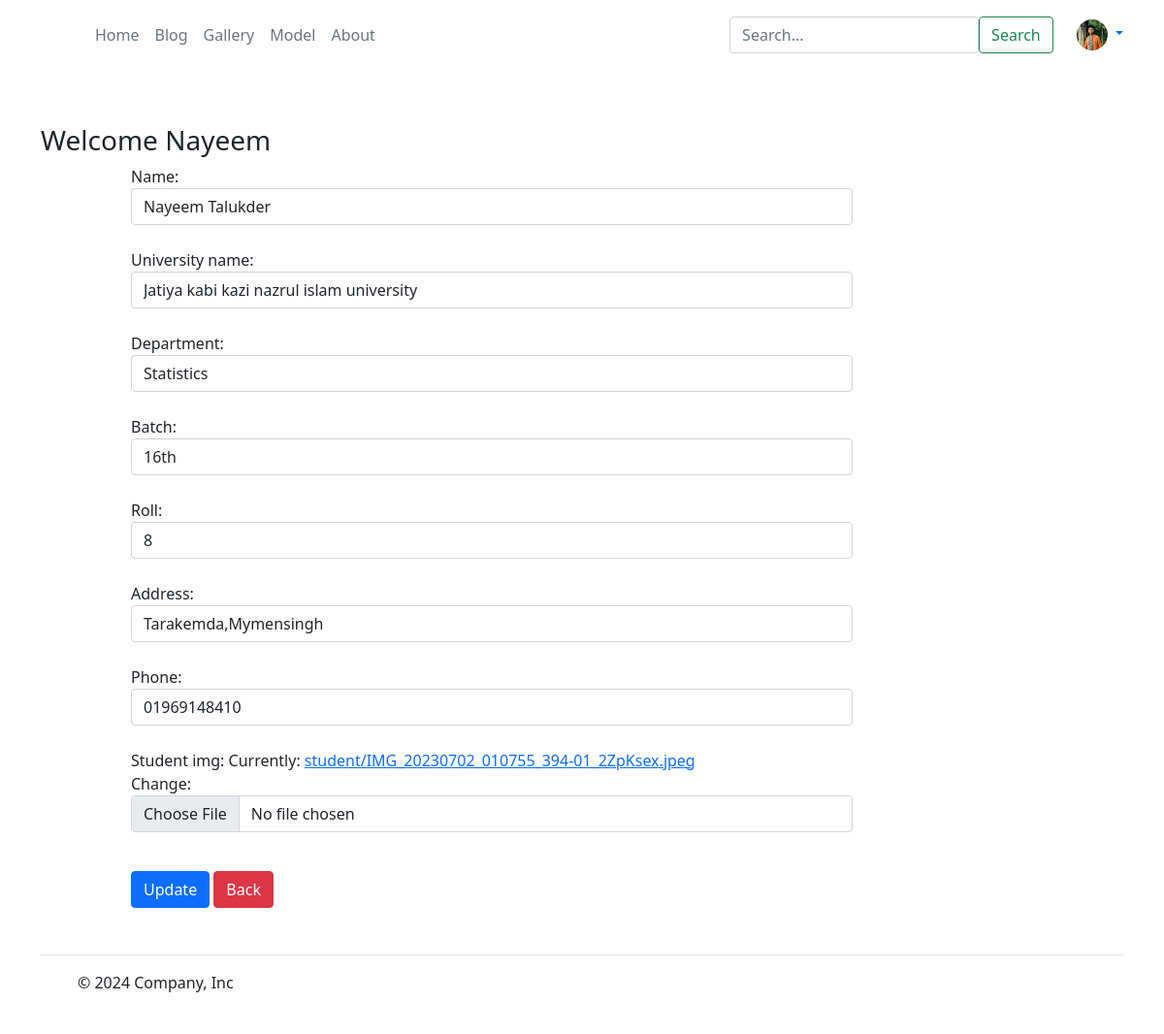
Page /updateaddress/2 (signed in) on the committed database.
### app/models.py (models this page shows, shortened)
class Student(models.Model):
  user = models.ForeignKey(User,on_delete=models.CASCADE)
  name = models.CharField(max_length=200)
  university_name = models.CharField(max_length=200)
  department = models.CharField(max_length=50)
  batch = models.CharField(max_length=50)
  roll = models.IntegerField()
  address = models.CharField(max_length=100)
  phone = models.CharField(default="01",max_length=100)
  student_img = models.ImageField(upload_to='student/')

### app/views.py (the view, shortened to what this page needs)
# urls.py: path('updateaddress/<int:pk>', views.updateAddress.as_view(),name="updateaddress"),
class updateAddress(View):
  def get(self,request,pk):
    add = Student.objects.get(pk=pk)
    form = CustomerProfileForm(instance=add)
    return render(request, 'app/updateaddress.html',locals())

### app/forms.py
class CustomerProfileForm(forms.ModelForm):
  class Meta:
    model = Student
    fields=['name','university_name','department','batch','roll','address','phone','student_img']
    widgets={
      'name':forms.TextInput(attrs={'class':'form-control'}),'university_name':forms.TextInput(attrs={'class':'form-control'}),'department':forms.TextInput(attrs={'class':'form-control'}),'batch':forms.TextInput(attrs={'class':'form-control'}),'roll':forms.NumberInput(attrs={'class':'form-control'}),
      'address':forms.TextInput(attrs={'class':'form-control'}),'phone':forms.TextInput(attrs={'class':'form-control'}),
      'student_img': forms.ClearableFileInput(attrs={'class': 'form-control'}),
    }

### app/context_processors.py (called while the page is built)
def student_processor(request):
    if request.user.is_authenticated:
        try:
            student = Student.objects.get(user=request.user)
        except Student.DoesNotExist:
            student = None
    else:
        student = None
    return {'student': student}

### app/templates/app/updateaddress.html (shortened to what this page needs)
{% extends 'app/base.html' %}
{% load static %}
{% block main--content %}
  <div class="container my-5">
    <div class="row">
      <h3>
        Welcome <span class="text-capitalize">{{request.user}}</span>
      </h3>
    </div>
    <div class="col-sm-8 offset-sm-1">
        <form action="" method="post">
          {% for fm in form %}
          {{fm.label_tag}} {{fm}} <small class="text-danger">{{fm.errors|striptags}}</small>
          <br>
          {% endfor %}
          <div class="col-12 mt-3">
            <button type="submit" class="btn btn-primary">Update</button>
            <a href="{% url 'address' %}" type="button" class="btn btn-danger">Back</a>
          </div>
        </form>
    </div>
  </div>
{% endblock main--content %}

### app/templates/app/base.html (shortened to what this page needs)
<!DOCTYPE html>
{% load static %}
<html lang="en">
  <head>
    <link
      href="https://cdn.jsdelivr.net/npm/bootstrap@5.0.2/dist/css/bootstrap.min.css"
      rel="stylesheet"
    />
    <link rel="stylesheet" href="{% static 'app/css/owl.carousel.min.css' %}" />
    <link rel="stylesheet" href="{% static 'app/css/all.min.css' %}" />
    <link rel="stylesheet" href="{% static 'app/css/style.css' %}" />
    <link rel="stylesheet" href="{% static 'app/css/gallery.css' %}" />
    <link rel="stylesheet" href="{% static 'app/css/about.css' %}" />
    <link rel="stylesheet" href="{% static 'app/css/model.css' %}" />
  </head>
  <body>
    <header>
      <div class="container">
        <div
          class="d-flex flex-wrap align-items-center justify-content-center justify-content-lg-start mt-lg-3"
        >
          <a
            href="/"
            class="d-flex align-items-center mb-2 mb-lg-0 text-white text-decoration-none"
          >
            <svg
              class="bi me-2"
              width="40"
              height="32"
              role="img"
              aria-label="Bootstrap"
            >
              <use xlink:href="#bootstrap"></use>
            </svg>
          </a>
          <ul
            class="nav col-12 col-lg-auto me-lg-auto mb-2 justify-content-center mb-md-0"
          >
            <li>
              <a href="{% url 'home' %}" class="nav-link px-2 text-secondary"
                >Home</a
              >
            </li>
            <li>
              <a href="{% url 'blog_list' %}" class="nav-link px-2 text-secondary">Blog</a>
            </li>
            <li>
              <a href="{% url 'gallery' %}" class="nav-link px-2 text-secondary"
                >Gallery</a
              >
            </li>
            <li><a href="{% url 'models_list' %}" class="nav-link px-2 text-secondary">Model</a></li>
            <li>
              <a href="{% url 'about' %}" class="nav-link px-2 text-secondary"
                >About</a
              >
            </li>
          </ul>
          <form class="col-12 col-lg-auto mb-3 mb-lg-0 me-lg-3 d-flex justify-content-between" role="search" method="get">
            <input type="search" class="form-control form-control-dark text-bg-success" placeholder="Search..." aria-label="Search" name="blogtitle">
            <button type="submit" class="btn btn-outline-success me-2">Search</button>
        </form>
          {% if request.user.is_authenticated %}
          <div class="dropdown text-end">
            <a
              href="#"
              class="d-block link-body-emphasis text-decoration-none dropdown-toggle"
              data-bs-toggle="dropdown"
              aria-expanded="false"
            >
              <img
                src="{{ student.student_img.url }}"
                alt="{{ student.name }}"
                width="32"
                height="32"
                class="rounded-circle"
              />
            </a>
          </div>
          {% endif %}
        </div>
        <br />
      </div>
    </header>
    {% block main--content %} {% endblock main--content %}
    <div class="container">
      <footer
        class="d-flex flex-wrap justify-content-between align-items-center py-3 my-4 border-top"
      >
        <div class="col-md-4 d-flex align-items-center">
          <a
            href="/"
            class="mb-3 me-2 mb-md-0 text-body-secondary text-decoration-none lh-1"
          >
            <svg class="bi" width="30" height="24">
              <use xlink:href="#bootstrap"></use>
            </svg>
          </a>
          <span class="mb-3 mb-md-0 text-body-secondary"
            >© 2024 Company, Inc</span
          >
        </div>
        <ul class="nav col-md-4 justify-content-end list-unstyled d-flex">
          <li class="ms-3">
            <a class="text-body-secondary" href="#"
              ><svg class="bi" width="24" height="24">
                <use xlink:href="#twitter"></use></svg
            ></a>
          </li>
          <li class="ms-3">
            <a class="text-body-secondary" href="#"
              ><svg class="bi" width="24" height="24">
                <use xlink:href="#instagram"></use></svg
            ></a>
          </li>
          <li class="ms-3">
            <a class="text-body-secondary" href="#"
              ><svg class="bi" width="24" height="24">
                <use xlink:href="#facebook"></use></svg
            ></a>
          </li>
        </ul>
      </footer>
    </div>
  </body>
</html>

### app/static/app/css/gallery.css (style rules this page uses)
* { box-sizing: border-box; }

### rows in the picture
Student: student_img (picture), form "Nayeem Talukder" "Jatiya kabi kazi nazrul islam university" "Statistics" "16th" "8" "Tarakemda,Mymensingh" "01969148410"

### other values in the picture
{{ request.user }} "Nayeem"
{{ fm.label_tag }} "Name:" "University name:" "Department:" "Batch:" "Roll:" "Address:" "Phone:" "Student img:"
